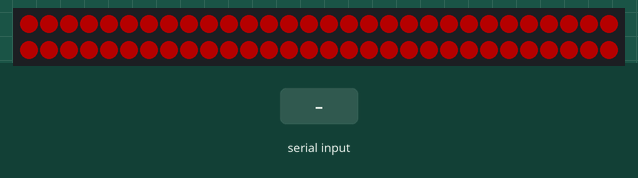
This sketch was run on a simulated Arduino Uno, built with avr-gcc and run on an emulated ATmega328P. Shown: 60 RGB LEDs in strip order, left to right, continuing on the next row. The test bench sets the inputs (shaded band). Dim RGB values are drawn brighter than linear.

Above: at 1.6 s.
1.7 s: "b" received over Serial
At 3.5 s:
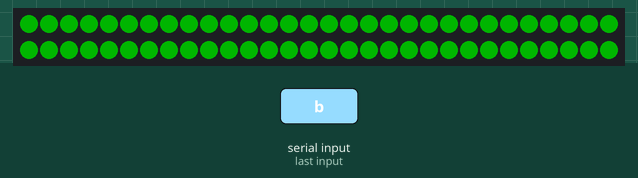
4.7 s: "c" received over Serial
At 5.4 s:
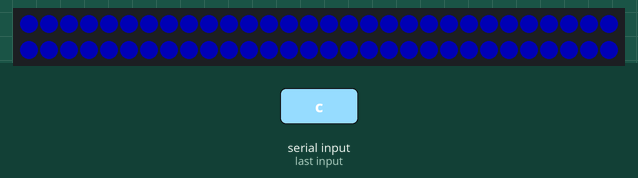
7.7 s: "a" received over Serial
At 9.8 s:
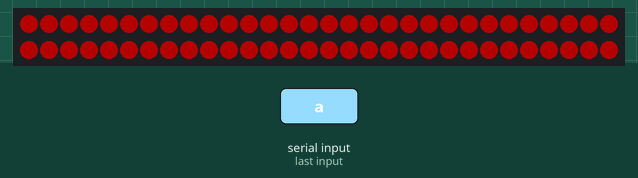
Timing chart, 0 to 11.3 s (numbered marks = the images above; inputs shaded):
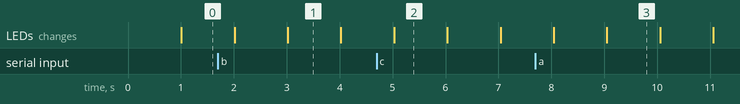

The sketch:

neopixelController.ino
```cpp
#include <Adafruit_NeoPixel.h>

Adafruit_NeoPixel strip = Adafruit_NeoPixel(60, 6, NEO_GRB + NEO_KHZ800);

enum STATE
{
  Initialising,
  Ready,
  Flying,
  Score
};

STATE state = Initialising;
int frequency = 1;

void enable(uint32_t c)
{
  for(uint16_t i=0; i < strip.numPixels(); i++) strip.setPixelColor(i, c);
  strip.show();
}

void disable()
{
  for(uint16_t i=0; i < strip.numPixels(); i++) strip.setPixelColor(i, strip.Color(0, 0, 0));
  strip.show();
}

void flash(uint32_t c)
{
  static unsigned long timer = millis();
  static bool on = false;
  if(millis() - timer > (1000 / frequency))
  {
    if(on == false)
    {
      enable(c);
      on = true;
      timer = millis();
    }
    else if(on == true)
    {
      disable();
      on = false;
      timer = millis();
    }
  }
}

void theaterChase(uint32_t c, uint8_t wait) {
  for (int j=0; j<50; j++) {  //do 10 cycles of chasing
    for (int q=0; q < 3; q++) {
      for (uint16_t i=0; i < strip.numPixels(); i=i+3) {
        strip.setPixelColor(i+q, c);    //turn every third pixel on
      }
      strip.show();

      delay(wait);

      for (uint16_t i=0; i < strip.numPixels(); i=i+3) {
        strip.setPixelColor(i+q, 0);        //turn every third pixel off
      }
    }
  }
}

uint32_t Wheel(byte WheelPos) {
  WheelPos = 255 - WheelPos;
  if(WheelPos < 85) {
    return strip.Color(255 - WheelPos * 3, 0, WheelPos * 3);
  }
  if(WheelPos < 170) {
    WheelPos -= 85;
    return strip.Color(0, WheelPos * 3, 255 - WheelPos * 3);
  }
  WheelPos -= 170;
  return strip.Color(WheelPos * 3, 255 - WheelPos * 3, 0);
}

void setup()
{
  strip.begin();
  strip.setBrightness(64);
  strip.show();
  Serial.begin(9600, SERIAL_8N1);
}

void loop()
{
  if(Serial.available() > 0)
  {
    char message = (char)Serial.read();
    while(Serial.available()) Serial.read();

    if(message == 'a')
    {
      state = Initialising;
      frequency = 1;
    }
    else if(message == 'b')
    {
      state = Ready;
      frequency = 1;
    }
    else if(message == 'c')
    {
      state = Flying;
      frequency = 1;
    }
//    else if(message == "s")
//    {
//      //state = Score;
//    }
//    else
//    {
//      state = Flying;
//      frequency = (int)message;
//    }
  }

  if(state == Initialising) flash(strip.Color(255, 0, 0));
  else if(state == Ready) flash(strip.Color(0, 255, 0));
  else if(state == Flying) flash(strip.Color(0, 0, 255));
//  else if(state == Score)
//  {
//    theaterChase(strip.Color(255, 255, 255), 50);
//    state = Ready;
//  }
}
```

Measured:
- after the input at 1.7 s, the LEDs: first differ from a run without the input after 1.3 s (image 1)
- after the input at 4.7 s, the LEDs: change after 0.33 s (image 2)
- after the input at 7.7 s, the LEDs: first differ from a run without the input after 1.3 s (image 3)
- what the display in image 1 shows lasts 1.0 s, from 3.0 s to 4.0 s
